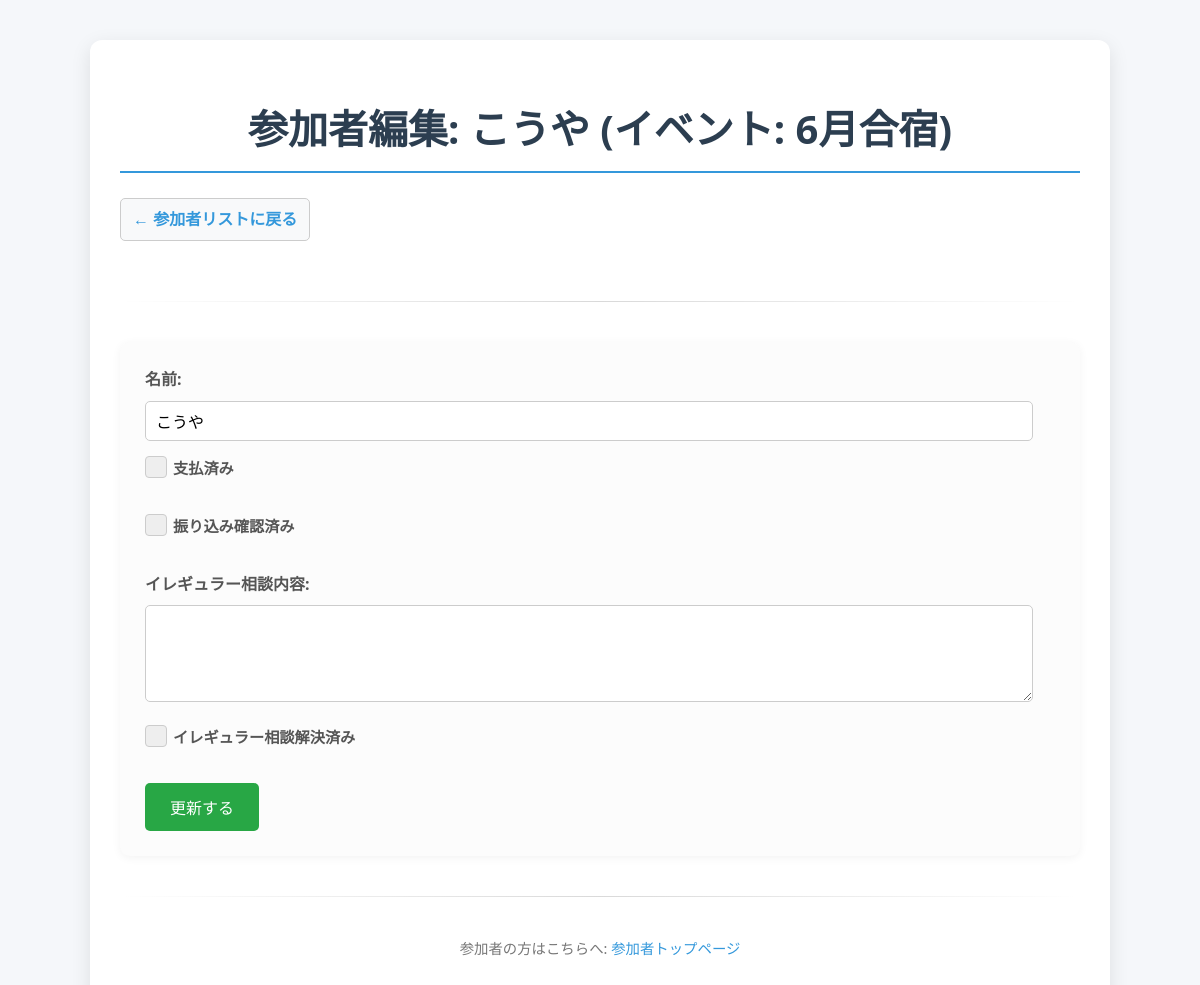
Screenshot of /admin/edit_participant/2 (signed in) with the database file from the repository.
### database.py (models this page shows, shortened)
class Participant(db.Model):
    id = db.Column(db.Integer, primary_key=True)
    name = db.Column(db.String(100), nullable=False)
    event_id = db.Column(db.Integer, db.ForeignKey('event.id'), nullable=False)
    is_paid = db.Column(db.Boolean, default=False)
    paid_reported_at = db.Column(db.DateTime, nullable=True) # 振り込み報告日時
    is_confirmed = db.Column(db.Boolean, default=False) # 管理者による確認
    irregular_request = db.Column(db.Text, nullable=True) # イレギュラー相談内容
    is_irregular_resolved = db.Column(db.Boolean, default=False) # イレギュラー相談解決済み

class Event(db.Model):
    id = db.Column(db.Integer, primary_key=True)
    name = db.Column(db.String(100), nullable=False)
    description = db.Column(db.Text, nullable=True)
    participants = db.relationship('Participant', backref='event', lazy=True, cascade="all, delete-orphan")

### app.py (the view, shortened to what this page needs)
@app.route('/admin/edit_participant/<int:participant_id>', methods=['GET', 'POST'])
@admin_required # アクセス制限を適用
def admin_edit_participant(participant_id):
    participant = Participant.query.get_or_404(participant_id)
    return render_template('admin/edit_participant.html', participant=participant)

### app.py (called while the page is built)
def admin_required(f):
    from functools import wraps
    @wraps(f)
    def decorated_function(*args, **kwargs):
        if 'logged_in' not in session or not session['logged_in']:
            flash('管理者ページにアクセスするにはログインしてください。', 'error')
            return redirect(url_for('admin_login'))
        return f(*args, **kwargs)
    return decorated_function

### templates/admin/edit_participant.html (shortened to what this page needs)
{% extends 'admin/base.html' %}
{% import 'macros.html' as macros %}
{% block content %}
    <h1>参加者編集: {{ participant.name }} (イベント: {{ participant.event.name }})</h1>
    <a href="{{ url_for('admin_event_detail', event_id=participant.event_id) }}" class="back-link">← 参加者リストに戻る</a>
    <hr>
    <form action="{{ url_for('admin_edit_participant', participant_id=participant.id) }}" method="post" class="form-section">
        <label for="participant_name">名前:</label>
        <input type="text" id="participant_name" name="participant_name" value="{{ participant.name }}" required>
        <br>
        <label class="checkbox-container">
            <span class="checkmark"></span> 支払済み
        </label>
        <br>
        <label class="checkbox-container">
            <span class="checkmark"></span> 振り込み確認済み
        </label>
        <br>
        <label for="irregular_request">イレギュラー相談内容:</label>
        <textarea id="irregular_request" name="irregular_request" rows="5">{{ participant.irregular_request or '' }}</textarea>
        <br>
        <label class="checkbox-container">
            <span class="checkmark"></span> イレギュラー相談解決済み
        </label>
        <br>
        <button type="submit" class="submit-button">更新する</button>
    </form>
{% endblock %}

### static/css/style.css (style rules this page uses)
body { font-family: 'Segoe UI', Tahoma, Geneva, Verdana, sans-serif; margin: 0; padding: 20px; background-color: #f5f7fa; color: #333; line-height: 1.6; }
h1, h2 { color: #2c3e50; border-bottom: 2px solid #3498db; padding-bottom: 10px; margin-bottom: 25px; }
h1 { font-size: 2.5em; text-align: center; }
hr { border: 0; height: 1px; background-image: linear-gradient(to right, rgba(0, 0, 0, 0), rgba(0, 0, 0, 0.15), rgba(0, 0, 0, 0)); margin: 40px 0; }
a { color: #3498db; text-decoration: none; transition: color 0.2s ease; }
.back-link { display: inline-block; margin-bottom: 20px; font-weight: bold; padding: 8px 12px; border: 1px solid #ccc; border-radius: 5px; background-color: #f8f9fa; transition: background-color 0.2s; }
.form-section { background-color: #fcfcfc; padding: 25px; border-radius: 10px; box-shadow: 0 2px 10px rgba(0,0,0,0.05); margin-bottom: 20px; }
label { display: block; margin-bottom: 8px; font-weight: bold; color: #555; }
input[type="text"], input[type="password"], textarea { width: calc(100% - 22px); padding: 10px; margin-bottom: 15px; border: 1px solid #ccc; border-radius: 5px; font-size: 1em; box-sizing: border-box; }
.submit-button { background-color: #28a745; color: white; padding: 12px 25px; border: none; border-radius: 5px; cursor: pointer; font-size: 1em; transition: background-color 0.2s ease-in-out; }
.checkbox-container { display: block; position: relative; padding-left: 28px; cursor: pointer; font-size: 0.95em; -webkit-user-select: none; -moz-user-select: none; -ms-user-select: none; user-select: none; white-space: nowrap; }
.checkmark { position: absolute; top: 0; left: 0; height: 20px; width: 20px; background-color: #eee; border: 1px solid #ccc; border-radius: 4px; transition: background-color 0.2s, border-color 0.2s; }
.checkmark:after { content: ""; position: absolute; display: none; }
.checkbox-container .checkmark:after { left: 6px; top: 2px; width: 6px; height: 12px; border: solid white; border-width: 0 3px 3px 0; -webkit-transform: rotate(45deg); -ms-transform: rotate(45deg); transform: rotate(45deg); }

### rows the page displays
Participant: name "こうや", participant_name "こうや"
Event: event.name "6月合宿"
